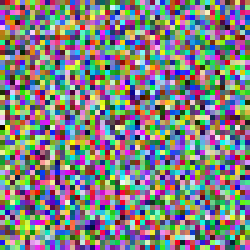
//> input picture Miscellaneous/Netpbm image designer/Netpbm image designer/PPMimage.ppm, 50 x 50 px, given in place of image_1.jpg, which was not available (shown 5 times larger)
$ ./Kernels   (built with g++ and OpenCV 4)
//> lines starting //> are read from the running program, lines starting //| are printed output that depends on the picture; pictures that were not available may be replaced by others from this repository, and a replacement may not be noted
// This is a personal academic project. Dear PVS-Studio, please check it.

// PVS-Studio Static Code Analyzer for C, C++, C#, and Java: https://pvs-studio.com


#include <opencv2/imgcodecs.hpp>
#include <opencv2/highgui.hpp>
#include <opencv2/imgproc.hpp>
#include <iostream>
using namespace std;
using namespace cv;

string image_path = "C:\\Users\\VGpc\\Pictures\\Image samples\\800x600\\image_1.jpg";

void Identity(Mat);
void Ridge(Mat);
void EdgeDetection(Mat);
void Sharpen(Mat);
void BoxBlur(Mat);
void GaussianBlur(Mat);
void GaussianBlurBigger(Mat);

int main(int argc, char* argv[])
{

	Mat src;
	src = imread(image_path, IMREAD_COLOR);
//> src is the input picture: 50 rows x 50 cols, CV_8UC3; mean B, G, R 127.9, 128.2, 127.3

	Identity(src);
	Ridge(src);
	EdgeDetection(src);
	Sharpen(src);
	BoxBlur(src);
	GaussianBlur(src);
	GaussianBlurBigger(src);

	waitKey();
	return EXIT_SUCCESS;
}

/* A kernel is a n x n square matrix that rapresent the wheight that the nearby pixel have on the selected one.
*  To calculate the value of the pixel based on the nearby pixels we need to multiplay the kernel element with the corresponding pixel
*  then divide for the sum of all the element of the kernel. (convolution)
*  to apply the kernel to the pixel e:
*
*  img:			kernel:					result: e5 = (a1+b2+c3+d4+e5+f6+g7+h8+i9)*(1/45)
*  |a,b,c|				|1,2,3|	 1				|a1,b2,c3|	1
*  |d,e,f|				|4,5,6|* -				|d4,e5,f6|* -
*  |g,h,i|				|7,8,9|	 45				|g7,h8,i9|  45
*
*  using different value in the kernel is possible to filter specific element inside the image
*  The kernel can be built with various numeric type so during the calculation it might be precision loss if using only integer or char types
*  OpenCV provide some optimized function for known filters
*
*  The function filter2D applies the kernel to the Mat instance (it is possible to provide information about color depth and starting point)
*
*
*/

void Identity(Mat src) {
	//The nearby pixels do not have effect on the central one
	Mat kernel = (Mat_<double>(3, 3) <<
		0, 0, 0,
		0, 1, 0,
		0, 0, 0);
	//kernel = kernel / 1;
	Mat dest = Mat();
	filter2D(src, dest, -1, kernel);
	imshow("Identity", dest);
}

void Ridge(Mat src) {
	Mat kernel = (Mat_<double>(3, 3) <<
		0, -1, 0,
		-1, 4, -1,
		0, -1, 0);
	//no division because sum = 0
	Mat dest;
	filter2D(src, dest, -1, kernel);
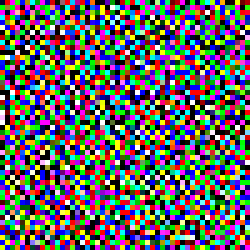
//> dest: 50 rows x 50 cols, CV_8UC3 (shown 5 times larger); mean B, G, R 97, 96.5, 97.1
	imshow("Ridge", dest);
}

void EdgeDetection(Mat src) {
	Mat kernel = (Mat_<double>(3, 3) <<
		-1, -1, -1,
		-1, 8, -1,
		-1, -1, -1);
	//no division because sum = 0
	Mat dest;
	filter2D(src, dest, -1, kernel);
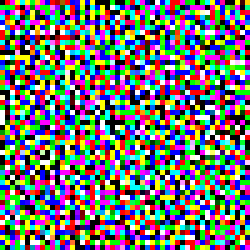
//> dest: 50 rows x 50 cols, CV_8UC3 (shown 5 times larger); mean B, G, R 112, 112.4, 111.1
	imshow("EdgeDetection", dest);
}

void Sharpen(Mat src) {
	Mat kernel = (Mat_<double>(3, 3) <<
		0, -1, 0,
		-1, 5, -1,
		0, -1, 0);
	//no division because sum = 1
	Mat dest;
	filter2D(src, dest, -1, kernel);
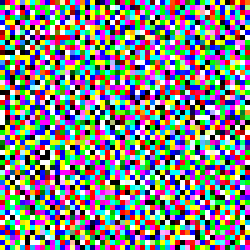
//> dest: 50 rows x 50 cols, CV_8UC3 (shown 5 times larger); mean B, G, R 128.2, 129.3, 128.1
	imshow("Sharpen", dest);
}

void BoxBlur(Mat src) {
	Mat kernel = (Mat_<double>(3, 3) <<
		1, 1, 1,
		1, 1, 1,
		1, 1, 1);
	kernel = kernel / 9;
	Mat dest;
	filter2D(src, dest, -1, kernel);
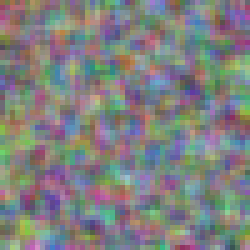
//> dest: 50 rows x 50 cols, CV_8UC3 (shown 5 times larger); mean B, G, R 128, 128.5, 127.2
	imshow("BoxBlur", dest);
}

void GaussianBlur(Mat src) {
	Mat kernel = (Mat_<double>(3, 3) <<
		1, 2, 1,
		2, 4, 2,
		1, 2, 1);
	kernel = kernel / 16;
	Mat dest;
	filter2D(src, dest, -1, kernel);
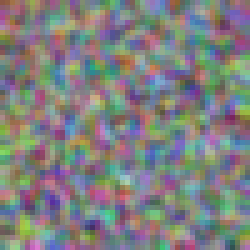
//> dest: 50 rows x 50 cols, CV_8UC3 (shown 5 times larger); mean B, G, R 128, 128.4, 127.2
	imshow("GaussianBlur", dest);
}

void GaussianBlurBigger(Mat src) {
	Mat kernel = (Mat_<double>(5, 5) <<
		1, 4, 6, 4, 1,
		4, 16, 24, 16, 4,
		6, 24, 36, 24, 6,
		4, 16, 24, 16, 4,
		1, 4, 6, 4, 1);
	kernel = kernel / 256;
	Mat dest;
	filter2D(src, dest, -1, kernel);
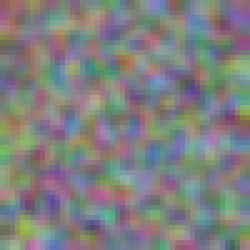
//> dest: 50 rows x 50 cols, CV_8UC3 (shown 5 times larger); mean B, G, R 127.9, 128.5, 127.3
	imshow("GaussianBlurBigger", dest);
}
